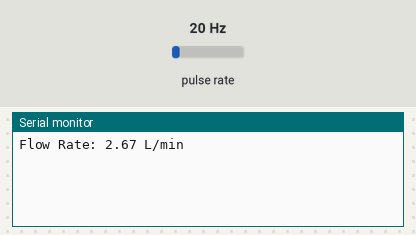
The sketch below on a simulated ESP32. Shown: the last lines printed to the serial monitor. Wiring (inferred from the names in the program): pulse sensor: data GPIO 18. The inputs (shaded band) are chosen by the test bench; at power-on: pulse rate 20 Hz.

Above: at 1.2 s.
1.3 s: pulse rate (sensor on GPIO 18) set to 4 Hz
At 2.6 s:
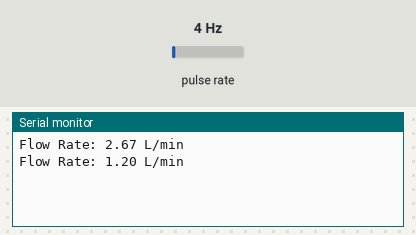
2.8 s: pulse rate (sensor on GPIO 18) set to 50 Hz
At 3.8 s:
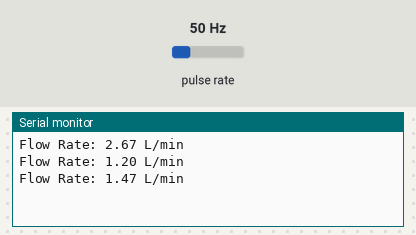
Timing chart, 0 to 5.8 s (numbered marks = the images above; inputs shaded):
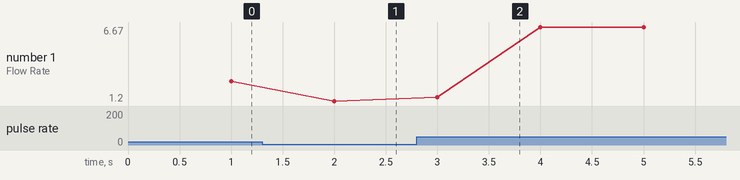

The sketch:

YFDN-50.ino
```cpp
#define FLOW_SENSOR_PIN 18  // GPIO pin connected to the YFDN50 sensor

volatile int pulseCount = 0;
float flowRate = 0.0;
unsigned long lastTime = 0;

// Interrupt Service Routine (ISR) for counting pulses
void IRAM_ATTR pulseCounter() {
    pulseCount++;
}

void setup() {
    Serial.begin(115200);
    pinMode(FLOW_SENSOR_PIN, INPUT_PULLUP);
    attachInterrupt(digitalPinToInterrupt(FLOW_SENSOR_PIN), pulseCounter, RISING);
}

void loop() {
    unsigned long currentTime = millis();

    // Update every 1 second
    if (currentTime - lastTime >= 1000) {
        lastTime = currentTime;

        // YFDN50 has 450 pulses per liter
        flowRate = (pulseCount / 450.0) * 60.0;  // Convert to liters per minute (L/min)
        pulseCount = 0;  // Reset pulse count

        Serial.print("Flow Rate: ");
        Serial.print(flowRate);
        Serial.println(" L/min");
    }
}
```

Measured:
- after the input at 1.3 s, the serial monitor: prints a new line after 0.70 s (image 1)
- after the input at 2.8 s, the serial monitor: prints a new line after 0.20 s (image 2)
- plotted number 1: 2.67 → 1.2 after the input at 1.3 s, 1.2 → 6.67 after the input at 2.8 s
